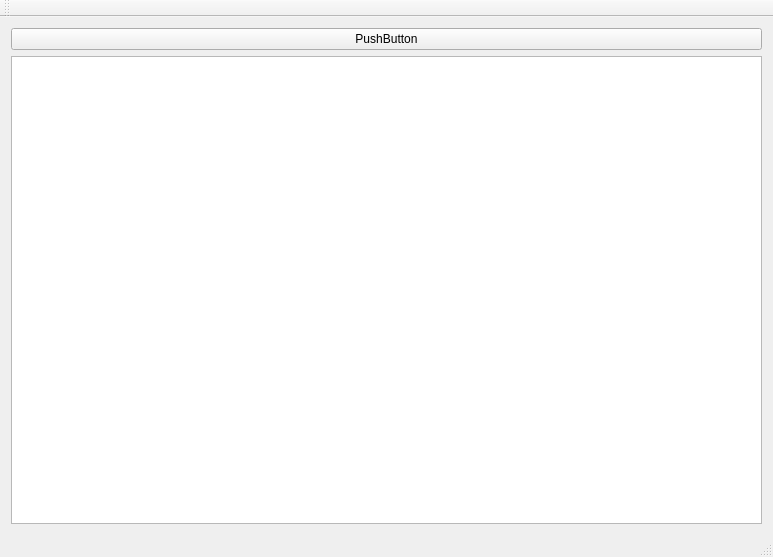
<?xml version="1.0" encoding="UTF-8"?>
<ui version="4.0">
 <class>MainWindow</class>
 <widget class="QMainWindow" name="MainWindow">
  <property name="geometry">
   <rect>
    <x>0</x>
    <y>0</y>
    <width>773</width>
    <height>557</height>
   </rect>
  </property>
  <property name="windowTitle">
   <string>MainWindow</string>
  </property>
  <widget class="QWidget" name="centralWidget">
   <layout class="QVBoxLayout" name="verticalLayout_2">
    <item>
     <layout class="QHBoxLayout" name="horizontalLayout" stretch="1">
      <item>
       <layout class="QVBoxLayout" name="verticalLayout">
        <item>
         <widget class="QPushButton" name="pushButton">
          <property name="text">
           <string>PushButton</string>
          </property>
         </widget>
        </item>
       </layout>
      </item>
     </layout>
    </item>
    <item>
     <widget class="QTextBrowser" name="textBrowser"/>
    </item>
   </layout>
  </widget>
  <widget class="QMenuBar" name="menuBar">
   <property name="geometry">
    <rect>
     <x>0</x>
     <y>0</y>
     <width>773</width>
     <height>21</height>
    </rect>
   </property>
  </widget>
  <widget class="QToolBar" name="mainToolBar">
   <attribute name="toolBarArea">
    <enum>TopToolBarArea</enum>
   </attribute>
   <attribute name="toolBarBreak">
    <bool>false</bool>
   </attribute>
  </widget>
  <widget class="QStatusBar" name="statusBar"/>
 </widget>
 <layoutdefault spacing="6" margin="11"/>
 <resources/>
 <connections/>
</ui>
